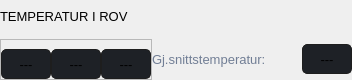
                                  <widget class="QFrame" name="rovTempContainer">
                                   <property name="minimumSize">
                                    <size>
                                     <width>250</width>
                                     <height>0</height>
                                    </size>
                                   </property>
                                   <property name="maximumSize">
                                    <size>
                                     <width>16777215</width>
                                     <height>80</height>
                                    </size>
                                   </property>
                                   <property name="frameShape">
                                    <enum>QFrame::NoFrame</enum>
                                   </property>
                                   <property name="frameShadow">
                                    <enum>QFrame::Raised</enum>
                                   </property>
                                   <layout class="QVBoxLayout" name="verticalLayout_17">
                                    <property name="leftMargin">
                                     <number>0</number>
                                    </property>
                                    <property name="topMargin">
                                     <number>0</number>
                                    </property>
                                    <property name="rightMargin">
                                     <number>0</number>
                                    </property>
                                    <property name="bottomMargin">
                                     <number>0</number>
                                    </property>
                                    <item>
                                     <widget class="QLabel" name="label_temp_ROV">
                                      <property name="maximumSize">
                                       <size>
                                        <width>16777215</width>
                                        <height>16777215</height>
                                       </size>
                                      </property>
                                      <property name="font">
                                       <font>
                                        <family>Segoe UI</family>
                                        <pointsize>10</pointsize>
                                        <weight>50</weight>
                                        <italic>false</italic>
                                        <bold>false</bold>
                                       </font>
                                      </property>
                                      <property name="text">
                                       <string>TEMPERATUR I ROV</string>
                                      </property>
                                      <property name="textFormat">
                                       <enum>Qt::PlainText</enum>
                                      </property>
                                     </widget>
                                    </item>
                                    <item>
                                     <widget class="QFrame" name="rovTempContainer2">
                                      <property name="minimumSize">
                                       <size>
                                        <width>0</width>
                                        <height>0</height>
                                       </size>
                                      </property>
                                      <property name="maximumSize">
                                       <size>
                                        <width>420</width>
                                        <height>100</height>
                                       </size>
                                      </property>
                                      <property name="frameShape">
                                       <enum>QFrame::NoFrame</enum>
                                      </property>
                                      <property name="frameShadow">
                                       <enum>QFrame::Raised</enum>
                                      </property>
                                      <property name="lineWidth">
                                       <number>0</number>
                                      </property>
                                      <layout class="QHBoxLayout" name="horizontalLayout_14">
                                       <property name="spacing">
                                        <number>0</number>
                                       </property>
                                       <property name="leftMargin">
                                        <number>0</number>
                                       </property>
                                       <property name="topMargin">
                                        <number>0</number>
                                       </property>
                                       <property name="rightMargin">
                                        <number>0</number>
                                       </property>
                                       <property name="bottomMargin">
                                        <number>0</number>
                                       </property>
                                       <item>
                                        <widget class="QFrame" name="tempBtnContainer">
                                         <property name="maximumSize">
                                          <size>
                                           <width>200</width>
                                           <height>16777215</height>
                                          </size>
                                         </property>
                                         <property name="frameShape">
                                          <enum>QFrame::StyledPanel</enum>
                                         </property>
                                         <property name="frameShadow">
                                          <enum>QFrame::Raised</enum>
                                         </property>
                                         <layout class="QHBoxLayout" name="horizontalLayout_7">
                                          <property name="spacing">
                                           <number>0</number>
                                          </property>
                                          <property name="leftMargin">
                                           <number>0</number>
                                          </property>
                                          <property name="rightMargin">
                                           <number>0</number>
                                          </property>
                                          <property name="bottomMargin">
                                           <number>0</number>
                                          </property>
                                          <item>
                                           <widget class="QLabel" name="label_temp_ROV_1">
                                            <property name="minimumSize">
                                             <size>
                                              <width>50</width>
                                              <height>30</height>
                                             </size>
                                            </property>
                                            <property name="maximumSize">
                                             <size>
                                              <width>50</width>
                                              <height>30</height>
                                             </size>
                                            </property>
                                            <property name="font">
                                             <font>
                                              <family>Segoe UI</family>
                                              <pointsize>10</pointsize>
                                              <weight>50</weight>
                                              <italic>false</italic>
                                              <bold>false</bold>
                                             </font>
                                            </property>
                                            <property name="styleSheet">
                                             <string notr="true">background-color: rgb(30, 33, 38); border-radius: 5px; border: 1px solid rgb(30, 30, 30);</string>
                                            </property>
                                            <property name="frameShape">
                                             <enum>QFrame::NoFrame</enum>
                                            </property>
                                            <property name="lineWidth">
                                             <number>0</number>
                                            </property>
                                            <property name="midLineWidth">
                                             <number>0</number>
                                            </property>
                                            <property name="text">
                                             <string>---</string>
                                            </property>
                                            <property name="alignment">
                                             <set>Qt::AlignCenter</set>
                                            </property>
                                           </widget>
                                          </item>
                                          <item>
                                           <widget class="QLabel" name="labe_temp_ROV_2">
                                            <property name="minimumSize">
                                             <size>
                                              <width>50</width>
                                              <height>30</height>
                                             </size>
                                            </property>
                                            <property name="maximumSize">
                                             <size>
                                              <width>50</width>
                                              <height>30</height>
                                             </size>
                                            </property>
                                            <property name="font">
                                             <font>
                                              <family>Segoe UI</family>
                                              <pointsize>10</pointsize>
                                              <weight>50</weight>
                                              <italic>false</italic>
                                              <bold>false</bold>
                                             </font>
                                            </property>
                                            <property name="styleSheet">
                                             <string notr="true">background-color: rgb(30, 33, 38); border-radius: 5px; border: 1px solid rgb(30, 30, 30);</string>
                                            </property>
                                            <property name="frameShape">
                                             <enum>QFrame::NoFrame</enum>
                                            </property>
                                            <property name="lineWidth">
                                             <number>0</number>
                                            </property>
                                            <property name="midLineWidth">
                                             <number>0</number>
                                            </property>
                                            <property name="text">
                                             <string>---</string>
                                            </property>
                                            <property name="alignment">
                                             <set>Qt::AlignCenter</set>
                                            </property>
                                           </widget>
                                          </item>
                                          <item>
                                           <widget class="QLabel" name="label_temp_ROV_3">
                                            <property name="minimumSize">
                                             <size>
                                              <width>50</width>
                                              <height>30</height>
                                             </size>
                                            </property>
                                            <property name="maximumSize">
                                             <size>
                                              <width>50</width>
                                              <height>30</height>
                                             </size>
                                            </property>
                                            <property name="font">
                                             <font>
                                              <family>Segoe UI</family>
                                              <pointsize>10</pointsize>
                                              <weight>50</weight>
                                              <italic>false</italic>
                                              <bold>false</bold>
                                             </font>
                                            </property>
                                            <property name="styleSheet">
                                             <string notr="true">background-color: rgb(30, 33, 38); border-radius: 5px; border: 1px solid rgb(30, 30, 30);</string>
                                            </property>
                                            <property name="frameShape">
                                             <enum>QFrame::NoFrame</enum>
                                            </property>
                                            <property name="lineWidth">
                                             <number>0</number>
                                            </property>
                                            <property name="midLineWidth">
                                             <number>0</number>
                                            </property>
                                            <property name="text">
                                             <string>---</string>
                                            </property>
                                            <property name="alignment">
                                             <set>Qt::AlignCenter</set>
                                            </property>
                                           </widget>
                                          </item>
                                         </layout>
                                        </widget>
                                       </item>
                                       <item>
                                        <widget class="QLabel" name="text_gjsnitttemp">
                                         <property name="minimumSize">
                                          <size>
                                           <width>150</width>
                                           <height>0</height>
                                          </size>
                                         </property>
                                         <property name="maximumSize">
                                          <size>
                                           <width>100</width>
                                           <height>16777215</height>
                                          </size>
                                         </property>
                                         <property name="font">
                                          <font>
                                           <family>Segoe UI</family>
                                           <pointsize>10</pointsize>
                                           <weight>50</weight>
                                           <italic>false</italic>
                                           <bold>false</bold>
                                          </font>
                                         </property>
                                         <property name="styleSheet">
                                          <string notr="true">color: rgb(113, 126, 149);</string>
                                         </property>
                                         <property name="text">
                                          <string>Gj.snittstemperatur:</string>
                                         </property>
                                         <property name="textFormat">
                                          <enum>Qt::PlainText</enum>
                                         </property>
                                         <property name="alignment">
                                          <set>Qt::AlignLeading|Qt::AlignLeft|Qt::AlignVCenter</set>
                                         </property>
                                        </widget>
                                       </item>
                                       <item>
                                        <widget class="QLabel" name="label_gjsnitt_temp_ROV">
                                         <property name="minimumSize">
                                          <size>
                                           <width>50</width>
                                           <height>30</height>
                                          </size>
                                         </property>
                                         <property name="maximumSize">
                                          <size>
                                           <width>50</width>
                                           <height>30</height>
                                          </size>
                                         </property>
                                         <property name="font">
                                          <font>
                                           <family>Segoe UI</family>
                                           <pointsize>10</pointsize>
                                           <weight>50</weight>
                                           <italic>false</italic>
                                           <bold>false</bold>
                                          </font>
                                         </property>
                                         <property name="styleSheet">
                                          <string notr="true">background-color: rgb(30, 33, 38); border-radius: 5px; border: 1px solid rgb(30, 30, 30);</string>
                                         </property>
                                         <property name="frameShape">
                                          <enum>QFrame::NoFrame</enum>
                                         </property>
                                         <property name="lineWidth">
                                          <number>0</number>
                                         </property>
                                         <property name="midLineWidth">
                                          <number>0</number>
                                         </property>
                                         <property name="text">
                                          <string>---</string>
                                         </property>
                                         <property name="alignment">
                                          <set>Qt::AlignCenter</set>
                                         </property>
                                        </widget>
                                       </item>
                                      </layout>
                                     </widget>
                                    </item>
                                   </layout>
                                  </widget>
